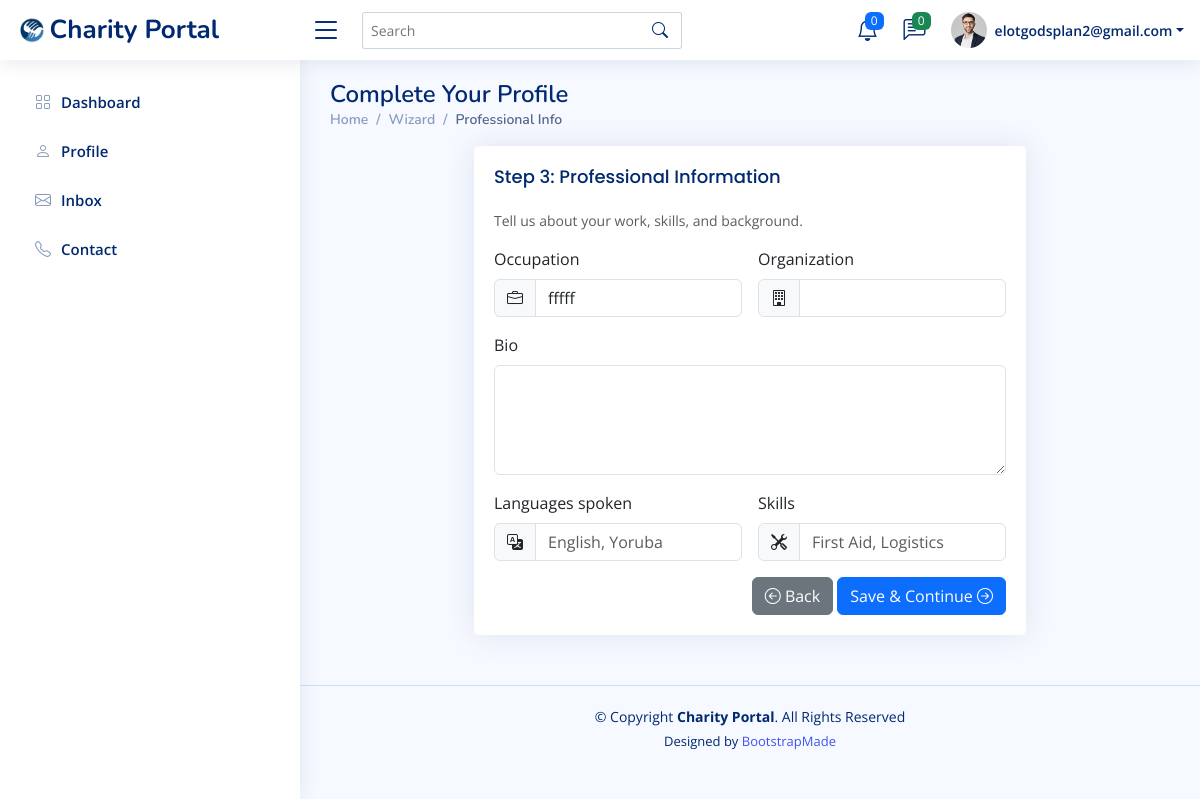
Before: /UserPorile/wizard/professional/ (signed in) with the older database file.
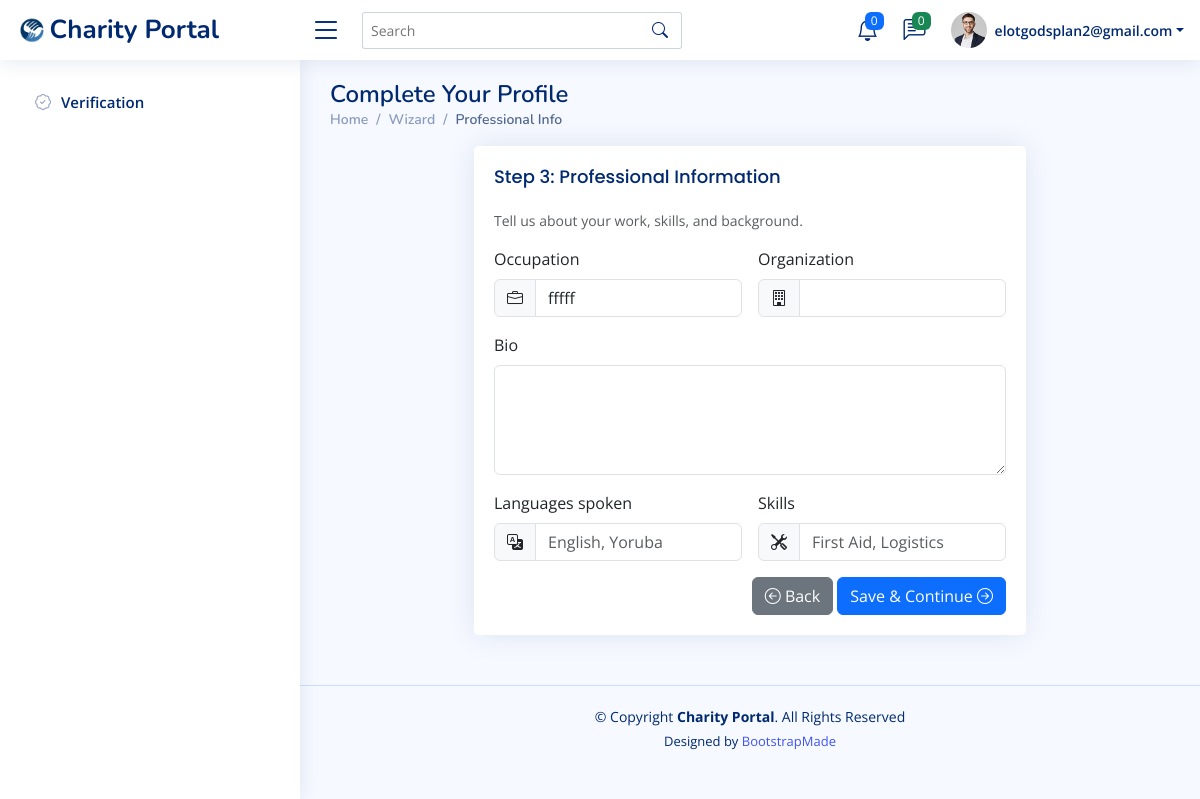
After: the same page with the newer database file.
### UserPorile/views.py (the view)
# urls.py: path("wizard/professional/", views.professional, name="professional"),
@login_required
def professional(request):
    profile, _ = Profile.objects.get_or_create(user=request.user)
    if request.method == "POST":
        form = ProfessionalForm(request.POST, instance=profile)
        if form.is_valid():
            form.save()
            messages.success(request, "Professional info saved.")
            return redirect("profile:payment_bank")
    else:
        form = ProfessionalForm(instance=profile)
    return render(request, "UserPorile/professional.html", {"form": form})

### UserPorile/forms.py
class ProfessionalForm(forms.ModelForm):
    class Meta:
        model = Profile
        fields = ["occupation", "organization", "bio", "languages_spoken", "skills"]
        widgets = {
            "occupation": forms.TextInput(attrs={"class": "form-control"}),
            "organization": forms.TextInput(attrs={"class": "form-control"}),
            "bio": forms.Textarea(attrs={"class": "form-control", "rows": 4}),
            "languages_spoken": forms.TextInput(attrs={"class": "form-control", "placeholder": "English, Yoruba"}),
            "skills": forms.TextInput(attrs={"class": "form-control", "placeholder": "First Aid, Logistics"}),
        }

### accounts/models.py (called while the page is built)
    def get_full_name(self):
        full_name = f"{self.first_name} {self.last_name}".strip()
        return full_name if full_name else self.email

### UserPorile/templates/UserPorile/professional.html (shortened to what this page needs)
{% extends "secured/base_secured.html" %}
{% load static %}
{% block content %}
<div class="pagetitle">
  <h1>Complete Your Profile</h1>
  <nav>
    <ol class="breadcrumb">
      <li class="breadcrumb-item"><a href="{% url 'secured:dashboard' %}">Home</a></li>
      <li class="breadcrumb-item">Wizard</li>
      <li class="breadcrumb-item active">Professional Info</li>
    </ol>
  </nav>
</div>
<section class="section">
  <div class="row justify-content-center">
    <div class="col-lg-8">
      <div class="card">
        <div class="card-body">
          <h5 class="card-title">Step 3: Professional Information</h5>
          <p class="small text-muted">Tell us about your work, skills, and background.</p>
          <form method="post" novalidate class="row g-3">
            <div class="col-md-6">
              <label class="form-label">{{ form.occupation.label }}</label>
              <div class="input-group">
                <span class="input-group-text"><i class="bi bi-briefcase"></i></span>
                {{ form.occupation }}
              </div>
            </div>
            <div class="col-md-6">
              <label class="form-label">{{ form.organization.label }}</label>
              <div class="input-group">
                <span class="input-group-text"><i class="bi bi-building"></i></span>
                {{ form.organization }}
              </div>
            </div>
            <div class="col-md-12">
              <label class="form-label">{{ form.bio.label }}</label>
              {{ form.bio }}
            </div>
            <div class="col-md-6">
              <label class="form-label">{{ form.languages_spoken.label }}</label>
              <div class="input-group">
                <span class="input-group-text"><i class="bi bi-translate"></i></span>
                {{ form.languages_spoken }}
              </div>
            </div>
            <div class="col-md-6">
              <label class="form-label">{{ form.skills.label }}</label>
              <div class="input-group">
                <span class="input-group-text"><i class="bi bi-tools"></i></span>
                {{ form.skills }}
              </div>
            </div>
            <div class="text-end">
              <a class="btn btn-secondary" href="{% url 'profile:address' %}">
                <i class="bi bi-arrow-left-circle"></i> Back
              </a>
              <button class="btn btn-primary" type="submit">
                Save & Continue <i class="bi bi-arrow-right-circle"></i>
              </button>
            </div>
          </form>
        </div>
      </div>
    </div>
  </div>
</section>
{% endblock %}

### secured/templates/secured/base_secured.html (shortened to what this page needs)
{% load static %}
<!DOCTYPE html>
<html lang="en">
<head>
  <link href="{% static 'secured/assets/vendor/bootstrap/css/bootstrap.min.css' %}" rel="stylesheet">
  <link href="{% static 'secured/assets/vendor/bootstrap-icons/bootstrap-icons.css' %}" rel="stylesheet">
  <link href="{% static 'secured/assets/vendor/boxicons/css/boxicons.min.css' %}" rel="stylesheet">
  <link href="{% static 'secured/assets/vendor/quill/quill.snow.css' %}" rel="stylesheet">
  <link href="{% static 'secured/assets/vendor/quill/quill.bubble.css' %}" rel="stylesheet">
  <link href="{% static 'secured/assets/vendor/remixicon/remixicon.css' %}" rel="stylesheet">
  <link href="{% static 'secured/assets/vendor/simple-datatables/style.css' %}" rel="stylesheet">
  <link href="{% static 'secured/assets/css/style.css' %}" rel="stylesheet">
</head>
<body>
  <header id="header" class="header fixed-top d-flex align-items-center">
    <div class="d-flex align-items-center justify-content-between">
      <a href="{% url 'secured:dashboard' %}" class="logo d-flex align-items-center">
        <img src="{% static 'secured/assets/img/logo.png' %}" alt="">
        <span class="d-none d-lg-block">Charity Portal</span>
      </a>
      <i class="bi bi-list toggle-sidebar-btn"></i>
    </div>
    <div class="search-bar">
      <form class="search-form d-flex align-items-center" method="GET" action="#">
        <input type="text" name="query" placeholder="Search" title="Enter search keyword">
        <button type="submit" title="Search"><i class="bi bi-search"></i></button>
      </form>
    </div>
    <nav class="header-nav ms-auto">
      <ul class="d-flex align-items-center">
        <li class="nav-item dropdown">
          <a class="nav-link nav-icon" href="#" data-bs-toggle="dropdown">
            <i class="bi bi-bell"></i>
            <span class="badge bg-primary badge-number">0</span>
          </a>
        </li>
        <li class="nav-item dropdown">
          <a class="nav-link nav-icon" href="#" data-bs-toggle="dropdown">
            <i class="bi bi-chat-left-text"></i>
            <span class="badge bg-success badge-number">0</span>
          </a>
        </li>
        <li class="nav-item dropdown pe-3">
          <a class="nav-link nav-profile d-flex align-items-center pe-0" href="#" data-bs-toggle="dropdown">
            <img src="{% static 'secured/assets/img/profile-img.jpg' %}" alt="Profile" class="rounded-circle">
            <span class="d-none d-md-block dropdown-toggle ps-2">{{ user.email }}</span>
          </a>
        </li>
      </ul>
    </nav>
  </header>
<aside id="sidebar" class="sidebar">
  <ul class="sidebar-nav" id="sidebar-nav">
    {% if user.is_authenticated %}
      {% if user.profile.is_verified and user.profile.completed %}
        <li class="nav-item">
          <a class="nav-link collapsed" href="{% url 'secured:dashboard' %}">
            <i class="bi bi-grid"></i><span>Dashboard</span>
          </a>
        </li>
        <li class="nav-item">
          <a class="nav-link collapsed" href="#">
            <i class="bi bi-person"></i><span>Profile</span>
          </a>
        </li>
        <li class="nav-item">
          <a class="nav-link collapsed" href="#">
            <i class="bi bi-envelope"></i><span>Inbox</span>
          </a>
        </li>
        <li class="nav-item">
          <a class="nav-link collapsed" href="#">
            <i class="bi bi-telephone"></i><span>Contact</span>
          </a>
        </li>
      {% else %}
        <li class="nav-item">
          <a class="nav-link collapsed" href="{% url 'profile:wizard_start' %}">
            <i class="bi bi-patch-check"></i><span>Verification</span>
          </a>
        </li>
      {% endif %}
    {% endif %}
  </ul>
</aside>
  <main id="main" class="main">
    {% block content %}{% endblock %}
  </main>
  <footer id="footer" class="footer">
    <div class="copyright">
      &copy; Copyright <strong><span>Charity Portal</span></strong>. All Rights Reserved
    </div>
    <div class="credits">
      Designed by <a href="https://bootstrapmade.com/">BootstrapMade</a>
    </div>
  </footer>
</body>
</html>

Changed rows visible on the page:
changed Profile "fffff": is_verified True → False (drawn)
Other visible differences:
text no longer shown: "Dashboard Profile Inbox Contact"
text now shown: "Verification"
